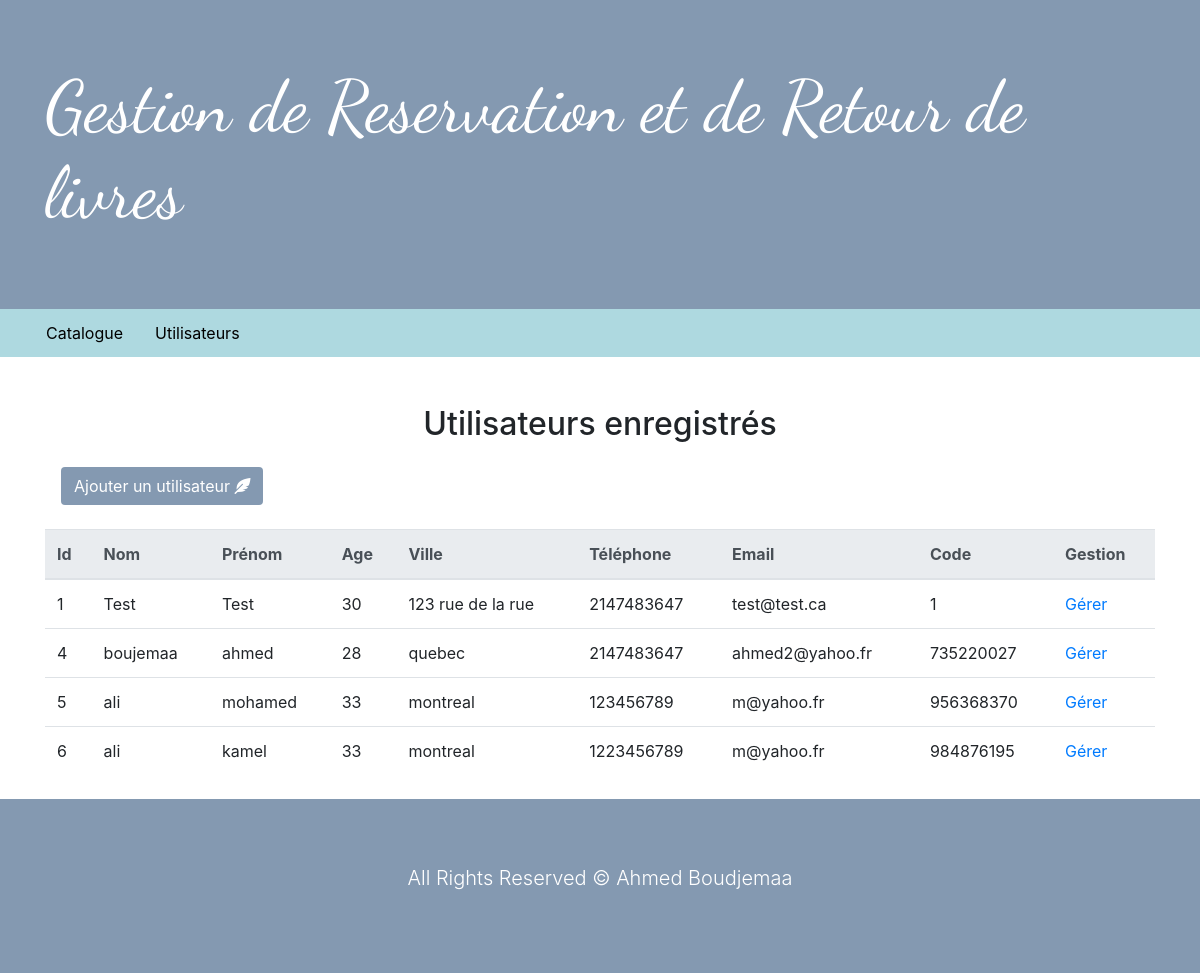
The page /controllers/users.php on the database its author committed.
### tables this page shows
CREATE TABLE IF NOT EXISTS `user` (
  `u_id` int(11) NOT NULL,
  `prenom` varchar(255) NOT NULL,
  `lastName` varchar(255) NOT NULL,
  `age` int(11) NOT NULL,
  `Adresse` varchar(255) NOT NULL,
  `phone` int(11) NOT NULL,
  `mail` varchar(255) NOT NULL,
  `personnalCode` varchar(255) NOT NULL
);

### controllers/users.php (called while the page is built, shortened)
<?php
$userManager = new UserManager();
if(isset($_POST['trie']) && !empty($_POST["userSearch"])) {
  $users = $userManager->getUserSorted($_POST["userSearch"]);
}
else{
  $users = $userManager->getUsers();
}
include "../views/usersView.php";
 ?>

### model/Database.php (called while the page is built, shortened)
<?php
class Database
{
static public function BD() {
  $db = new PDO("mysql:host=" . self::HOST .";dbname=" . self::NAME , self::LOGIN, self::PASSWORD);
  return $db;
}
}
 ?>

### model/UserManager.php (called while the page is built, shortened)
<?php
class UserManager {
  private PDO $_db;
  public function __construct() {
     $this->_db = Database::BD();
  }
  public function getUsers():array {
    $query = $this->_db->query('SELECT * FROM user');
    $data = $query->fetchAll(PDO::FETCH_ASSOC);
    foreach ($data as $key => $value) {
      $data[$key] = new User($value);
    }
    return $data;
  }
}
 ?>

### services/Hydrator.php (called while the page is built, shortened)
<?php
trait Hydrator {
  public function hydrate($data = false) {
    if($data && is_array($data)) {
      foreach ($data as $key => $value) {
        $method = "set" . ucfirst($key);
      }
    }
  }
}
 ?>

### entity/User.php (called while the page is built, shortened)
<?php
class User {
  protected ?int $u_id;
  protected string $lastName;
  protected int $age;
  protected string $Adresse;
  protected string $phone;
  protected string $mail;
  protected string $personnalCode;
  public function setU_id(int $id):User {
    $this->u_id = $id;
    return $this;
  }
  public function getU_id():int {
    return $this->u_id;
  }
  public function setprenom(string $prenom):User {
    $this->prenom = $prenom;
    return $this;
  }
  public function getprenom():string {
    return $this->prenom;
  }
  public function setLastName(string $lastName):User {
    $this->lastName = $lastName;
    return $this;
  }
  public function getLastName():string {
    return $this->lastName;
  }
  public function setAge(int $age):User {
    $this->age = $age;
    return $this;
  }
  public function getAge():int {
    return $this->age;
  }
  public function setAdresse(string $Adresse):User {
    $this->Adresse = $Adresse;
    return $this;
  }
  public function getAdresse():string {
    return $this->Adresse;
  }
  public function setPhone(string $phone):User {
    $this->phone = $phone;
    return $this;
  }
  public function getPhone():string {
    return $this->phone;
  }
  public function setMail(string $mail):User {
    $this->mail = $mail;
    return $this;
  }
  public function getMail():string {
    return $this->mail;
  }
  public function setPersonnalCode(string $personnalCode):User {
    $this->personnalCode = $personnalCode;
    return $this;
  }
  public function getPersonnalCode():string {
    return $this->personnalCode;
  }
}
?>

### views/usersView.php (the view, shortened to what this page needs)
<?php
  include("template/header.php")
 ?>
<h2 class="text-center mb-4">Utilisateurs enregistrés</h2>
<div class="flex">
  <button type="button" class="btn bgViolet ml-3" data-toggle="modal" data-target="#exampleModal">
    Ajouter un utilisateur <i class="fas fa-feather-alt"></i>
  </button>
</div>
<table class="table mt-4">
  <thead class="thead-light bgBlue">
    <tr>
      <th scope="col">Id</th>
      <th scope="col">Nom</th>
      <th scope="col">Prénom</th>
      <th scope="col">Age</th>
      <th scope="col">Ville</th>
      <th scope="col">Téléphone</th>
      <th scope="col">Email</th>
      <th scope="col">Code</th>
      <th scope="col">Gestion</th>
    </tr>
  </thead>
  <tbody>
    <?php
        foreach ($users as $user) {
          echo "<tr>" .
          "<td>" . $user->getU_id() . "</td>" .
          "<td>" . $user->getLastName() . "</td>" .
          "<td>" . $user->getprenom() . "</td>" .
          "<td>" . $user->getAge() . "</td>" .
          "<td>" . $user->getAdresse() . "</td>" .
          "<td>" . $user->getPhone() . "</td>" .
          "<td>" . $user->getMail() . "</td>" .
          "<td>" . $user->getPersonnalCode() . "</td>" .
          "<td><a href=user.php?user=". $user->getU_id() ."> Gérer </a></td>" .
          "</tr>";
        }
     ?>
  </tbody>
</table>
 <?php
   include("template/footer.php")
  ?>

### assets/css/main.css (style rules this page uses)
html { color: #222; font-size: 1em; line-height: 1.4; }
.bgViolet { background-color: #8499b1; color: white; }
.bgBlue { background-color: #aed9e0; }
.flex { display: flex; }

### rows shown on the page
user: u_id "1", lastName "Test", prenom "Test", age "30", Adresse "123 rue de la rue", phone "2147483647", mail "test@test.ca", personnalCode "1"
user: u_id "4", lastName "boujemaa", prenom "ahmed", age "28", Adresse "quebec", phone "2147483647", mail "ahmed2@yahoo.fr", personnalCode "735220027"
user: u_id "5", lastName "ali", prenom "mohamed", age "33", Adresse "montreal", phone "123456789", mail "m@yahoo.fr", personnalCode "956368370"
user: u_id "6", lastName "ali", prenom "kamel", age "33", Adresse "montreal", phone "1223456789", mail "m@yahoo.fr", personnalCode "984876195"
